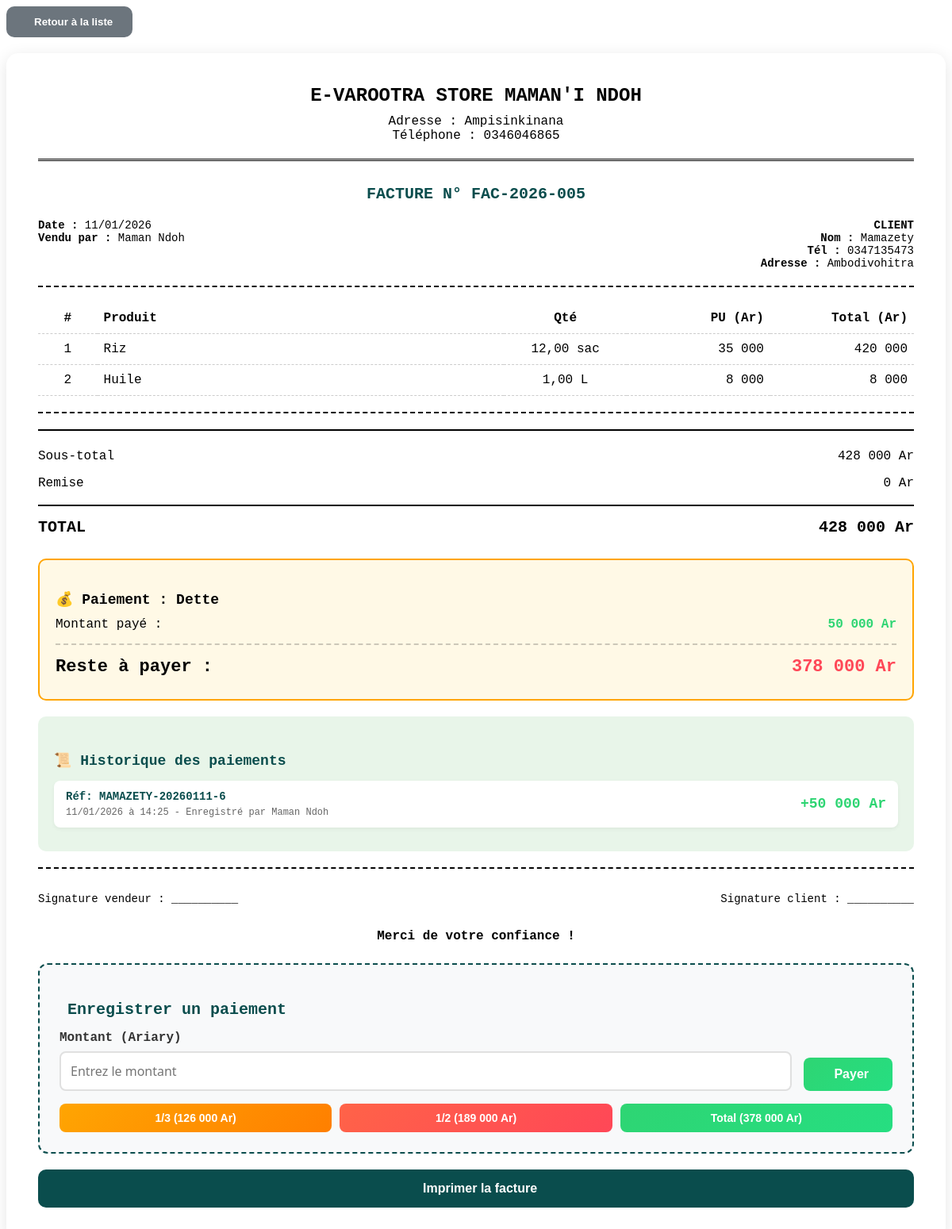
The app's page /get_factures.php?client_id=2 with its own data.
### tables this page shows
CREATE TABLE IF NOT EXISTS `clients` (
  `id` int NOT NULL AUTO_INCREMENT,
  `nom_complet` varchar(100) NOT NULL,
  `telephone` varchar(20) DEFAULT NULL,
  `adresse` text,
  `actif` tinyint(1) DEFAULT '1',
  `date_creation` timestamp NULL DEFAULT CURRENT_TIMESTAMP,
  PRIMARY KEY (`id`)
);

CREATE TABLE IF NOT EXISTS `dettes` (
  `id` int NOT NULL AUTO_INCREMENT,
  `numero_facture` varchar(50) DEFAULT NULL,
  `client_id` int NOT NULL,
  `produit_unite_id` int NOT NULL COMMENT 'Référence vers produits_unites',
  `quantite` decimal(10,2) NOT NULL,
  `prix_unitaire_fige` decimal(10,2) NOT NULL,
  `montant_total` decimal(10,2) NOT NULL,
  `montant_paye` decimal(10,2) DEFAULT '0.00',
  `montant_restant` decimal(10,2) NOT NULL,
  `statut` enum('active','payee','partiellement_payee') DEFAULT 'active',
  `enregistre_par` int NOT NULL,
  `date_dette` date NOT NULL,
  `date_creation` timestamp NULL DEFAULT CURRENT_TIMESTAMP,
  `date_modification` timestamp NULL DEFAULT CURRENT_TIMESTAMP ON UPDATE CURRENT_TIMESTAMP,
  PRIMARY KEY (`id`),
  KEY `client_id` (`client_id`),
  KEY `produit_unite_id` (`produit_unite_id`),
  KEY `enregistre_par` (`enregistre_par`)
);

CREATE TABLE IF NOT EXISTS `produits` (
  `id` int NOT NULL AUTO_INCREMENT,
  `nom` varchar(100) NOT NULL,
  `description` text,
  `actif` tinyint(1) DEFAULT '1',
  `date_creation` timestamp NULL DEFAULT CURRENT_TIMESTAMP,
  `date_modification` timestamp NULL DEFAULT CURRENT_TIMESTAMP ON UPDATE CURRENT_TIMESTAMP,
  PRIMARY KEY (`id`)
);

CREATE TABLE IF NOT EXISTS `unites` (
  `id` int NOT NULL AUTO_INCREMENT,
  `nom` varchar(50) NOT NULL,
  `symbole` varchar(10) NOT NULL,
  `actif` tinyint(1) DEFAULT '1',
  PRIMARY KEY (`id`),
  UNIQUE KEY `nom` (`nom`)
);

CREATE TABLE IF NOT EXISTS `paiements_dette` (
  `id` int NOT NULL AUTO_INCREMENT,
  `dette_id` int NOT NULL,
  `montant_paye` decimal(10,2) NOT NULL,
  `mode_paiement` enum('especes','mobile_money','cheque','virement') DEFAULT 'especes',
  `reference_paiement` varchar(100) DEFAULT NULL COMMENT 'Numéro de transaction, chèque, etc.',
  `note` text,
  `enregistre_par` int NOT NULL COMMENT 'Utilisateur qui a enregistré le paiement',
  `date_paiement` date NOT NULL,
  `date_creation` timestamp NULL DEFAULT CURRENT_TIMESTAMP,
  PRIMARY KEY (`id`),
  KEY `enregistre_par` (`enregistre_par`),
  KEY `idx_dette` (`dette_id`),
  KEY `idx_date` (`date_paiement`)
);

CREATE TABLE IF NOT EXISTS `utilisateurs` (
  `id` int NOT NULL AUTO_INCREMENT,
  `nom_complet` varchar(100) NOT NULL,
  `pseudo` varchar(50) NOT NULL,
  `mot_de_passe` varchar(255) NOT NULL,
  `date_creation` timestamp NULL DEFAULT CURRENT_TIMESTAMP,
  PRIMARY KEY (`id`),
  UNIQUE KEY `pseudo` (`pseudo`)
);

### get_factures.php (the view, shortened to what this page needs)
<?php
include "config.php";
$client_id = mysqli_real_escape_string($conn, $_GET['client_id']);
$client_query = "SELECT nom_complet, telephone, adresse FROM clients WHERE id = '$client_id'";
$client_result = mysqli_query($conn, $client_query);
$client = mysqli_fetch_assoc($client_result);
$factures_query = "SELECT
                    d.numero_facture,
                    d.date_dette,
                    u.nom_complet as vendeur_nom,
                    u.pseudo as vendeur_pseudo,
                    SUM(d.montant_total) as total_facture,
                    SUM(d.montant_paye) as total_paye,
                    SUM(d.montant_restant) as total_reste,
                    MIN(d.statut) as statut
                   FROM dettes d
                   JOIN utilisateurs u ON d.enregistre_par = u.id
                   WHERE d.client_id = '$client_id'
                   AND d.statut IN ('active', 'partiellement_payee')
                   GROUP BY d.numero_facture, d.date_dette, u.nom_complet, u.pseudo
                   HAVING total_reste > 0
                   ORDER BY d.date_dette DESC";
$factures_result = mysqli_query($conn, $factures_query);
$paiements_query = "SELECT
                        p.dette_id,
                        d.numero_facture,
                        p.montant_paye,
                        p.reference_paiement,
                        p.date_paiement,
                        p.date_creation,
                        u.nom_complet as enregistre_par_nom,
                        u.pseudo as enregistre_par_pseudo
                    FROM paiements_dette p
                    JOIN dettes d ON p.dette_id = d.id
                    JOIN utilisateurs u ON p.enregistre_par = u.id
                    WHERE d.client_id = '$client_id'
                    ORDER BY p.date_creation DESC, p.id DESC";
$paiements_result = mysqli_query($conn, $paiements_query);
$paiements_par_facture = [];
while($paiement = mysqli_fetch_assoc($paiements_result)){
    $paiements_par_facture[$paiement['numero_facture']][] = $paiement;
}
?>
<button class="btn-back" onclick="backToList()">
    <i class="fas fa-arrow-left"></i> Retour à la liste
</button>
<?php
while($facture = mysqli_fetch_assoc($factures_result)):
    $numero_facture_escaped = mysqli_real_escape_string($conn, $facture['numero_facture']);
    $produits_query = "SELECT
                        p.nom as produit_nom,
                        u.symbole,
                        d.quantite,
                        d.prix_unitaire_fige,
                        d.montant_total as total_ligne
                       FROM dettes d
                       JOIN produits_unites pu ON d.produit_unite_id = pu.id
                       JOIN produits p ON pu.produit_id = p.id
                       JOIN unites u ON pu.unite_id = u.id
                       WHERE d.numero_facture = '$numero_facture_escaped'
                       ORDER BY d.id";
    $produits_result = mysqli_query($conn, $produits_query);
    $is_paid = $facture['total_reste'] <= 0;
    $is_partial = $facture['total_paye'] > 0 && $facture['total_reste'] > 0;
?>
<div class="facture-card">
    <div class="facture-header">
        <div class="store-name">E-VAROOTRA STORE MAMAN'I NDOH</div>
        <div>Adresse : Ampisinkinana</div>
        <div>Téléphone : 0346046865</div>
    </div>
    <div class="facture-numero">
        FACTURE N° <?php echo htmlspecialchars($facture['numero_facture']); ?>
    </div>
    <div class="facture-info">
        <div class="facture-info-left">
            <div><strong>Date :</strong> <?php echo date('d/m/Y', strtotime($facture['date_dette'])); ?></div>
            <div><strong>Vendu par :</strong> <?php echo htmlspecialchars($facture['vendeur_pseudo'] ?? 'Non spécifié'); ?></div>
        </div>
        <div class="facture-info-right">
            <div><strong>CLIENT</strong></div>
            <div><strong>Nom :</strong> <?php echo htmlspecialchars($client['nom_complet']); ?></div>
            <div><strong>Tél :</strong> <?php echo htmlspecialchars($client['telephone']); ?></div>
            <div><strong>Adresse :</strong> <?php echo htmlspecialchars($client['adresse']); ?></div>
        </div>
    </div>
    <div class="divider"></div>
    <table class="facture-table">
        <thead>
            <tr>
                <th style="width: 40px;">#</th>
                <th>Produit</th>
                <th class="text-center" style="width: 100px;">Qté</th>
                <th class="text-right" style="width: 120px;">PU (Ar)</th>
                <th class="text-right" style="width: 120px;">Total (Ar)</th>
            </tr>
        </thead>
        <tbody>
            <?php
            $index = 1;
            while($produit = mysqli_fetch_assoc($produits_result)):
            ?>
            <tr>
                <td><?php echo $index++; ?></td>
                <td><?php echo htmlspecialchars($produit['produit_nom']); ?></td>
                <td class="text-center">
                    <?php echo number_format($produit['quantite'], 2, ',', ' ') . ' ' . htmlspecialchars($produit['symbole']); ?>
                </td>
                <td class="text-right"><?php echo number_format($produit['prix_unitaire_fige'], 0, ',', ' '); ?></td>
                <td class="text-right"><?php echo number_format($produit['total_ligne'], 0, ',', ' '); ?></td>
            </tr>
            <?php endwhile; ?>
        </tbody>
    </table>
    <div class="divider"></div>
    <div class="facture-totals">
        <div class="total-line">
            <span>Sous-total</span>
            <span><?php echo number_format($facture['total_facture'], 0, ',', ' '); ?> Ar</span>
        </div>
        <div class="total-line">
            <span>Remise</span>
            <span>0 Ar</span>
        </div>
        <div class="total-line main">
            <span>TOTAL</span>
            <span><?php echo number_format($facture['total_facture'], 0, ',', ' '); ?> Ar</span>
        </div>
    </div>
    <?php
    $status_class = 'unpaid';
    if($is_paid) $status_class = 'paid';
    elseif($is_partial) $status_class = 'partial';
    ?>
    <div class="status-box <?php echo $status_class; ?>">
        <h3>💰 Paiement : Dette</h3>
        <div class="status-line">
            <span>Montant payé :</span>
            <span style="color: #2ed573; font-weight: bold;">
                <?php echo number_format($facture['total_paye'], 0, ',', ' '); ?> Ar
            </span>
        </div>
        <div class="status-line total">
            <span>Reste à payer :</span>
            <span style="color: <?php echo $is_paid ? '#2ed573' : '#ff4757'; ?>;">
                <?php echo number_format($facture['total_reste'], 0, ',', ' '); ?> Ar
            </span>
        </div>
    </div>
    <?php if(isset($paiements_par_facture[$facture['numero_facture']])): ?>
    <div class="historique-paiements">
        <h4>📜 Historique des paiements</h4>
        <?php foreach($paiements_par_facture[$facture['numero_facture']] as $paiement): ?>
        <div class="paiement-item">
            <div class="paiement-item-left">
                <div class="paiement-ref">Réf: <?php echo htmlspecialchars($paiement['reference_paiement']); ?></div>
                <div class="paiement-date">
                    <?php
                    $datetime = $paiement['date_creation'] ?? $paiement['date_paiement'];
                    echo date('d/m/Y à H:i', strtotime($datetime));
                    ?>
                    - Enregistré par <?php echo htmlspecialchars($paiement['enregistre_par_pseudo'] ?? 'Inconnu'); ?>
                </div>
            </div>
            <div class="paiement-montant">
                +<?php echo number_format($paiement['montant_paye'], 0, ',', ' '); ?> Ar
            </div>
        </div>
        <?php endforeach; ?>
    </div>
    <?php endif; ?>
    <div class="divider"></div>
    <div class="signatures">
        <div>Signature vendeur : __________</div>
        <div>Signature client : __________</div>
    </div>
    <div class="thank-you">
        Merci de votre confiance !
    </div>
    <?php if(!$is_paid): ?>
    <div class="paiement-section">
        <h3>
            Enregistrer un paiement
        </h3>
        <form method="POST" action="dette.php" class="paiement-form" onsubmit="return confirmPaiement(this)">
            <div>
                <label>Montant (Ariary)</label>
                <input
                    type="number"
                    name="montant_paiement"
                    step="0.01"
                    min="0.01"
                    max="<?php echo $facture['total_reste']; ?>"
                    required
                    placeholder="Entrez le montant"
                    data-facture="<?php echo htmlspecialchars($facture['numero_facture']); ?>"
                >
            </div>
            <button type="submit" class="btn-payer">
                <i class="fas fa-check"></i> Payer
            </button>
        </form>
        <div class="quick-buttons">
            <button
                type="button"
                class="btn-quick third"
                onclick="setMontant('<?php echo htmlspecialchars($facture['numero_facture']); ?>', <?php echo round($facture['total_reste']/3, 2); ?>)"
            >
                1/3 (<?php echo number_format(round($facture['total_reste']/3), 0, ',', ' '); ?> Ar)
            </button>
            <button
                type="button"
                class="btn-quick half"
                onclick="setMontant('<?php echo htmlspecialchars($facture['numero_facture']); ?>', <?php echo round($facture['total_reste']/2, 2); ?>)"
            >
                1/2 (<?php echo number_format(round($facture['total_reste']/2), 0, ',', ' '); ?> Ar)
            </button>
            <button
                type="button"
                class="btn-quick full"
                onclick="setMontant('<?php echo htmlspecialchars($facture['numero_facture']); ?>', <?php echo $facture['total_reste']; ?>)"
            >
                Total (<?php echo number_format($facture['total_reste'], 0, ',', ' '); ?> Ar)
            </button>
        </div>
    </div>
    <?php endif; ?>
    <button onclick="window.print()" class="btn-print">
        <i class="fas fa-print"></i> Imprimer la facture
    </button>
</div>
<?php endwhile; ?>

### records on screen
clients: nom_complet "Mamazety", telephone "0347135473", adresse "Ambodivohitra"
dettes: produits.nom "Riz", quantite "12,00", unites.symbole "sac", prix_unitaire_fige "35 000", montant_total "420 000"
dettes: produits.nom "Huile", quantite "1,00", unites.symbole "L", prix_unitaire_fige "8 000", montant_total "8 000"
paiements_dette: reference_paiement "MAMAZETY-20260111-6", date_creation "11/01/2026 à 14:25", enregistre_par.pseudo "Maman Ndoh", montant_paye "50 000"

### other values on screen
$facture['numero_facture'] "FAC-2026-005"
date('d/m/Y', strtotime($facture['date_dette'])) "11/01/2026"
$facture['vendeur_pseudo'] "Maman Ndoh"
$facture['total_facture'] "428 000"
$facture['total_paye'] "50 000"
$facture['total_reste'] "378 000"
$facture['total_reste']/3 "126 000"
$facture['total_reste']/2 "189 000"
